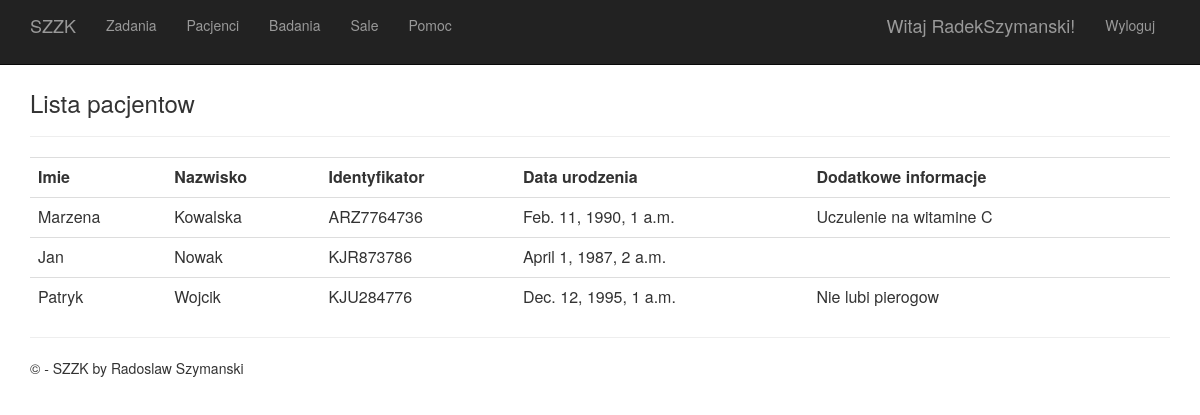
Screenshot of /patients (signed in) with the database file from the repository.
### app/models.py (models this page shows)
class Patient(models.Model):
    name = models.CharField(max_length=30)
    surname = models.CharField(max_length=30)
    personal_id = models.CharField(max_length=20)
    birth_date = models.DateTimeField()
    additional_info = models.TextField()
    class Meta:
        app_label = 'app'

### app/views.py (the view)
# urls.py: url(r'^patients', app.views.patients, name='patients'),
def patients(request):
    patientsList = Patient.objects.all()
    assert isinstance(request, HttpRequest)
    return render(
        request,
        'app/patientsList.html',
        {
            'title':'Lista pacjentow',
            'patientsList': patientsList
        }
    )

### app/templates/app/patientsList.html
﻿{% extends "app/layout.html" %}
{% block content %}
<h3>{{title}}</h3>
<hr />
<table class="table">
    <tr>
        <th>
            Imie
        </th>
        <th>
            Nazwisko
        </th>
        <th>
            Identyfikator
        </th>
        <th>
           Data urodzenia
        </th>
        <th>
           Dodatkowe informacje
        </th>
        <th></th>
    </tr>
{% for patient in patientsList%}
    <tr>
        <td>
           {{patient.name}}
        </td>
        <td>
            {{patient.surname}}
        </td>
        <td>
            {{patient.personal_id}}
        </td>
        <td>
            {{patient.birth_date}}
        </td>
        <td>
            {{patient.additional_info}}
        </td>
        <td>
        </td>
    </tr>
{%endfor%}
</table>
{% endblock %}

### app/templates/app/loginpartial.html (shortened to what this page needs)
{% if user.is_authenticated %}
<form id="logoutForm" action="/logout" method="post" class="navbar-right">
    <ul class="nav navbar-nav navbar-right">
        <li><span class="navbar-brand">Witaj {{ user.username }}!</span></li>
        <li><a href="javascript:document.getElementById('logoutForm').submit()">Wyloguj</a></li>
    </ul>
</form>
{% else %}
<ul class="nav navbar-nav navbar-right">
    <li><a href="{% url 'login' %}">Zaloguj</a></li>
</ul>
{% endif %}

### app/static/app/content/site.css (style rules this page uses)
body { padding-top: 50px; padding-bottom: 20px; }

### rows the page displays
Patient: name "Marzena", surname "Kowalska", personal_id "ARZ7764736", birth_date "Feb. 11, 1990, 1 a.m.", additional_info "Uczulenie na witamine C"
Patient: name "Jan", surname "Nowak", personal_id "KJR873786", birth_date "April 1, 1987, 2 a.m."
Patient: name "Patryk", surname "Wojcik", personal_id "KJU284776", birth_date "Dec. 12, 1995, 1 a.m.", additional_info "Nie lubi pierogow"

### other values shown
{{ user.username }} "RadekSzymanski"
{{ title }} "Lista pacjentow"
